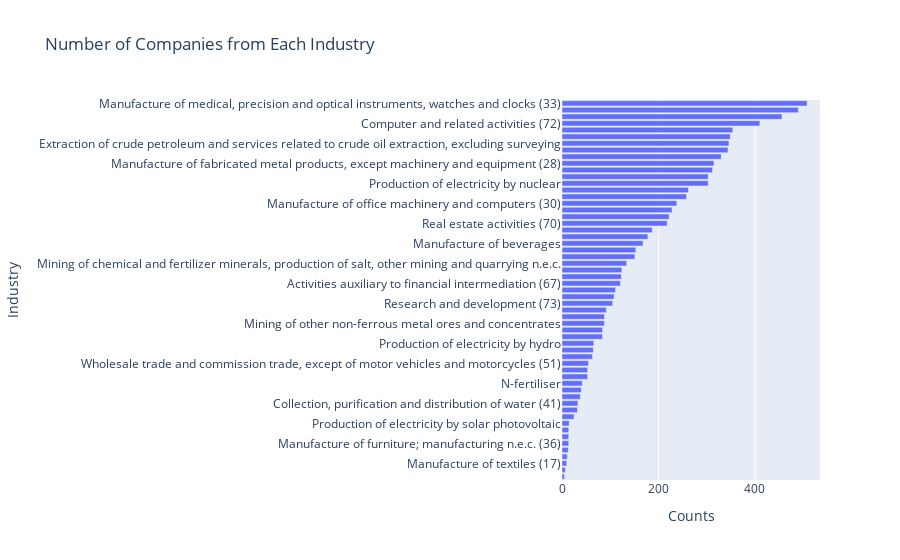

Notebook code cell kept with this figure:
### Code cell
# Z JAKICH BRANZ SA TE FIRMY 

# Count the number of occurrences for each industry
industry_counts = df['Industry (Exiobase)'].value_counts()

# Create DataFrame for plotting
df_industry = pd.DataFrame({'Industry': industry_counts.index, 'Counts': industry_counts.values})

# Sort the DataFrame by 'Counts' in descending order
df_industry = df_industry.sort_values('Counts', ascending=False)

# Calculate plot height based on the number of industries
height = len(industry_counts) * 15  # Modify the multiplier to get the desired bar width

# Create the bar chartb
fig = px.bar(df_industry, x='Counts', y='Industry', title='Number of Companies from Each Industry', orientation='h', height=height)

# Reverse the order of categories on the y-axis
fig.update_yaxes(autorange="reversed")

# Show the plot
fig.show()

### Figure 1 — Plotly figure (JSON) as saved in the notebook; plotly's stock layout.template omitted (floating-point values rounded to 4 significant figures)
{"data": [{"alignmentgroup": "True", "hovertemplate": "Counts=%{x}<br>Industry=%{y}<extra></extra>", "legendgroup": "", "marker": {"color": "#636efa", "pattern": {"shape": ""}}, "name": "", "offsetgroup": "", "orientation": "h", "showlegend": false, "textposition": "auto", "type": "bar", "x": [508, 490, 456, 410, 354, 349, 346, 344, 330, 315, 312, 303, 303, 262, 258, 238, 228, 222, 218, 187, 178, 168, 153, 151, 134, 124, 123, 121, 111, 108, 105, 92, 88, 88, 84, 84, 66, 65, 63, 55, 53, 53, 42, 40, 38, 33, 32, 25, 15, 14, 14, 14, 13, 11, 10, 7, 5], "xaxis": "x", "y": ["Manufacture of medical, precision and optical instruments, watches and clocks (33)", "Construction (45)", "Retail trade, except of motor vehicles and motorcycles; repair of personal and household goods (52)", "Computer and related activities (72)", "Chemicals nec", "Manufacture of electrical machinery and apparatus n.e.c. (31)", "Extraction of crude petroleum and services related to crude oil extraction, excluding surveying", "Post and telecommunications (64)", "Processing of Food products nec", "Manufacture of fabricated metal products, except machinery and equipment (28)", "Financial intermediation, except insurance and pension funding (65)", "Manufacture of machinery and equipment n.e.c. (29)", "Production of electricity by nuclear", "Other service activities (93)", "Quarrying of sand and clay", "Manufacture of office machinery and computers (30)", "Manufacture of motor vehicles, trailers and semi-trailers (34)", "Air transport (62)", "Real estate activities (70)", "Manufacture of radio, television and communication equipment and apparatus (32)", "Paper", "Manufacture of beverages", "Publishing, printing and reproduction of recorded media (22)", "Production of electricity nec", "Mining of chemical and fertilizer minerals, production of salt, other mining and quarrying n.e.c.", "Public administration and defence; compulsory social security (75)", "Manufacture of basic iron and steel and of ferro-alloys and first products thereof", "Activities auxiliary to financial intermediation (67)", "Manufacture of wearing apparel; dressing and dyeing of fur (18)", "Petroleum Refinery", "Research and development (73)", "Other land transport", "Transport via railways", "Mining of other non-ferrous metal ores and concentrates", "Renting of machinery and equipment without operator and of personal and household goods (71)", "Manufacture of rubber and plastic products (25)", "Production of electricity by hydro", "Sea and coastal water transport", "Production of electricity by petroleum and other oil derivatives", "Wholesale trade and commission trade, except of motor vehicles and motorcycles (51)", "Health and social work (85)", "Recreational, cultural and sporting activities (92)", "N-fertiliser", "Extraction of natural gas and services related to natural gas extraction, excluding surveying", "Manufacture of tobacco products (16)", "Collection, purification and distribution of water (41)", "Transport via pipelines", "Copper production", "Production of electricity by solar photovoltaic", "Forestry, logging and related service activities (02)", "Cultivation of cereal grains nec", "Manufacture of furniture; manufacturing n.e.c. (36)", "Sale, maintenance, repair of motor vehicles, motor vehicles parts, motorcycles, motor cycles parts and accessoiries", "Mining of coal and lignite; extraction of peat (10)", "Manufacture of textiles (17)", "Education (80)", "Manufacture of wood and of products of wood and cork, except furniture; manufacture of articles of straw and plaiting materials (20)"], "yaxis": "y"}], "layout": {"autosize": true, "barmode": "relative", "legend": {"tracegroupgap": 0}, "title": {"text": "Number of Companies from Each Industry"}, "xaxis": {"anchor": "y", "autorange": true, "domain": [0, 1], "range": [0, 534.7], "title": {"text": "Counts"}, "type": "linear"}, "yaxis": {"anchor": "x", "autorange": true, "domain": [0, 1], "range": [56.5, -0.5], "title": {"text": "Industry"}, "type": "category"}}}
